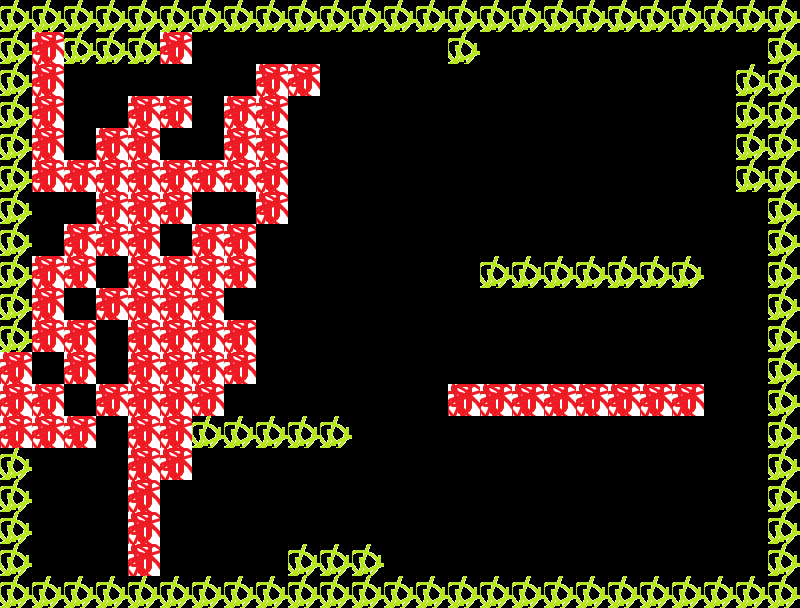

A level layout from a 2D game, rendered from its tile map. Below: a short description, then the map file with tile-grid data replaced by summaries:
An orthogonal 25x19 tile map with 32x32 px tiles, 1 tile layer (two), 2 tilesets.

<map version="1.0" orientation="orthogonal" width="25" height="19" tilewidth="32" tileheight="32">
 <tileset firstgid="1" name="tile 2" tilewidth="32" tileheight="32">
  <image source="tile 2.png" trans="0000ff" width="32" height="32" />
  <tile id="0">
   <properties>
    <property name="blocked" value="false" />
   </properties>
  </tile>
 </tileset>
 <tileset firstgid="2" name="test" tilewidth="32" tileheight="32">
  <image source="test.png" trans="0000ff" width="32" height="32" />
  <tile id="0">
   <properties>
    <property name="blocked" value="true" />
   </properties>
  </tile>
 </tileset>
 <layer name="two" width="25" height="19">
  <data>[475 cells, 183 non-empty, 2 distinct tile ids]</data>
 </layer>
</map>
